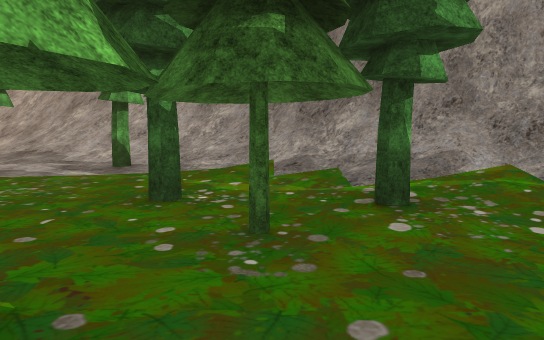
view 1 (above)

24 first-person views from a walk through a 3-D level made in the Unity game engine. The camera is 1.4 m above the floor, tilts 6° down and sees 75° across. The floor is counted in squares, 2 m on a side. Each view is taken from the middle of a square. On the plan, view 1 faces up. The plan holds only what a view shows up to about 11 squares ahead; the rest is blank. The place goes on beyond the plan. Some surface patterns are stand-ins.

view 2
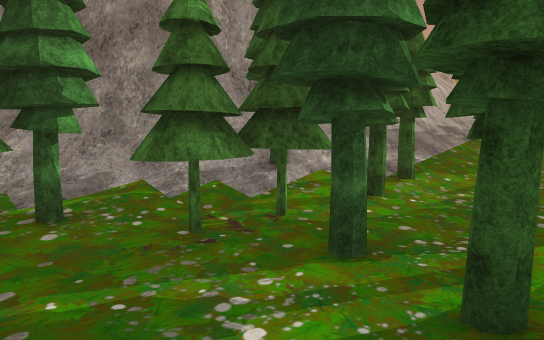

view 3
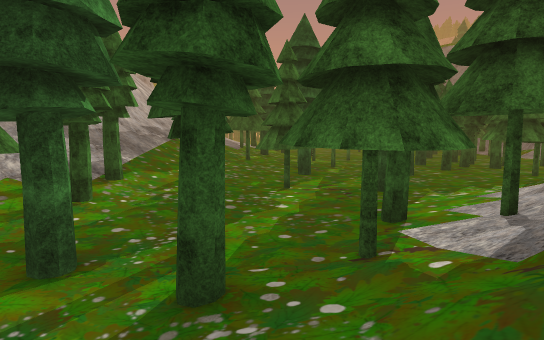

view 4
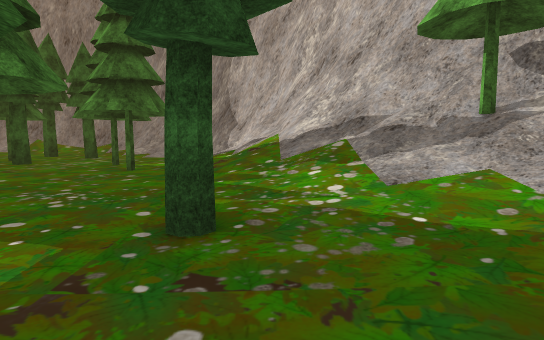

view 5
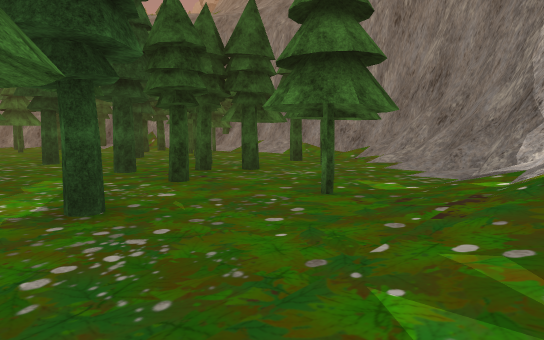

view 6
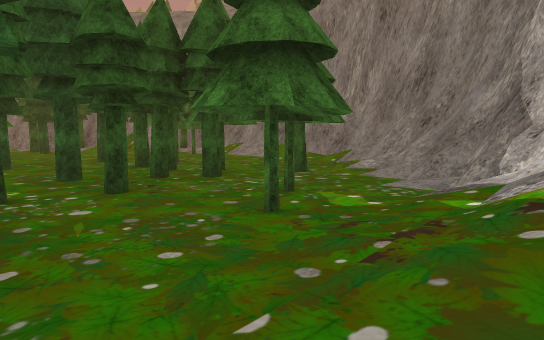

view 7
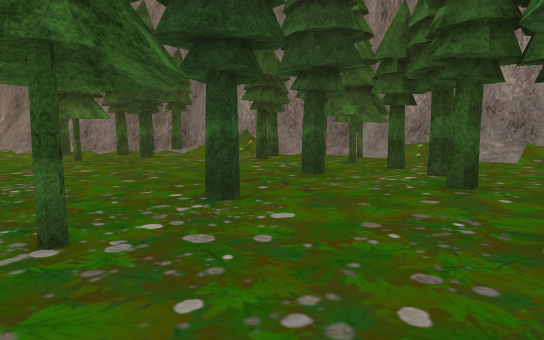

view 8
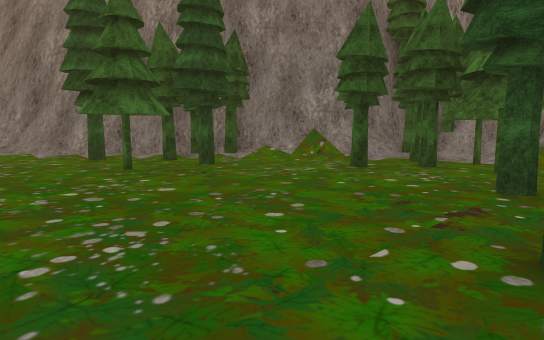

view 9
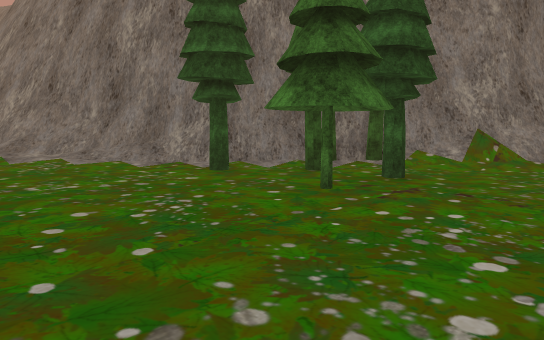

view 10
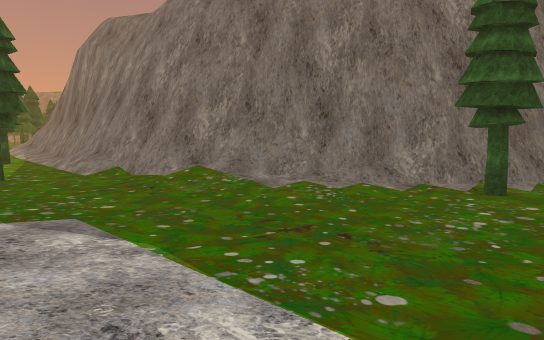

view 11
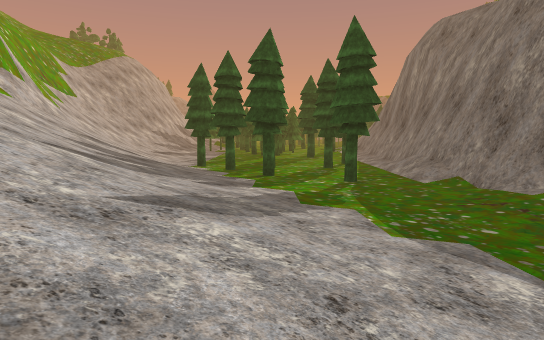

view 12
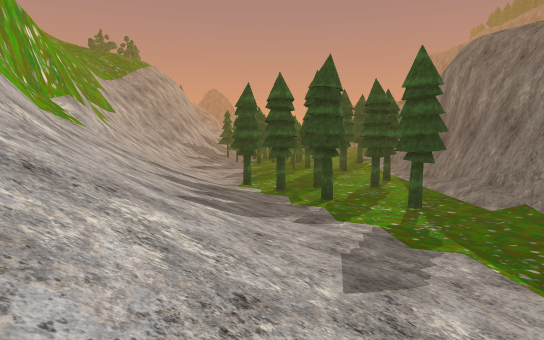

view 13
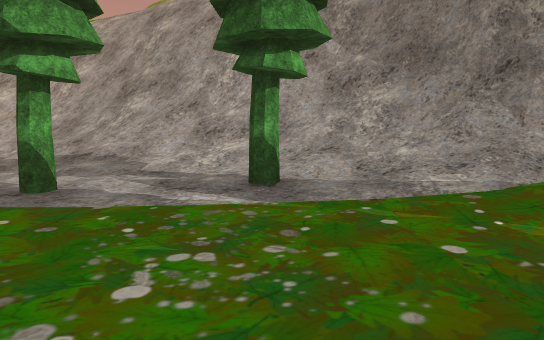

view 14
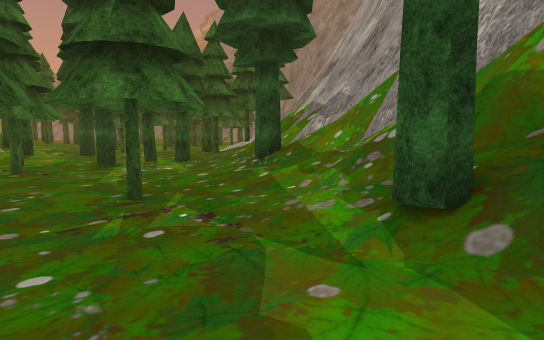

view 15
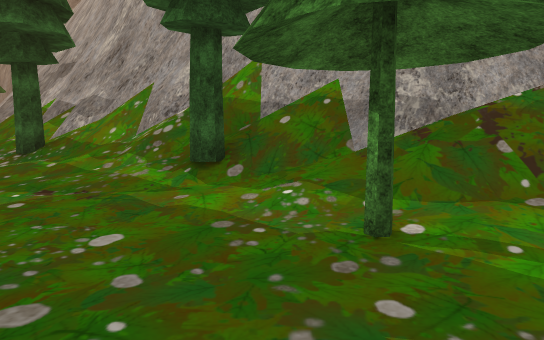

view 16
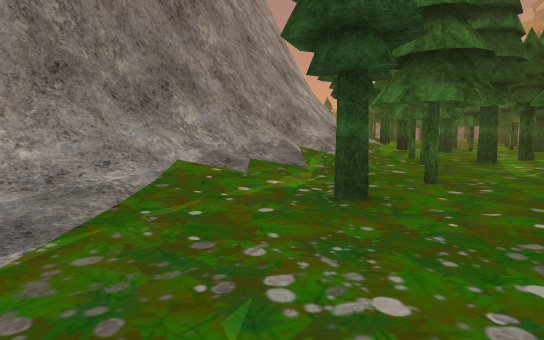

view 17
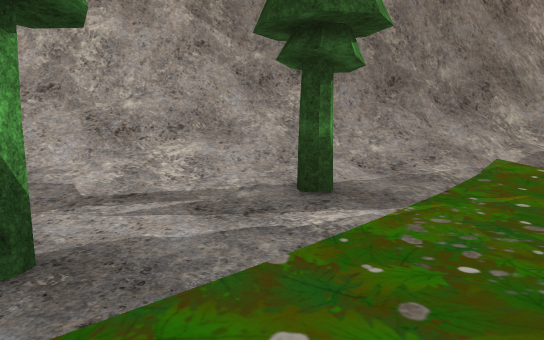

view 18
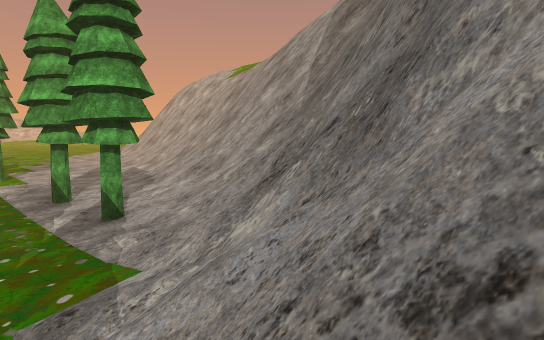

view 19
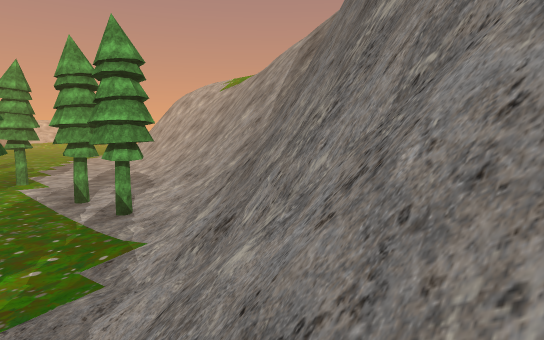

view 20
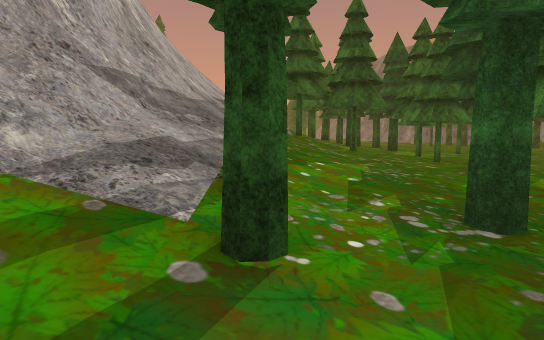

view 21
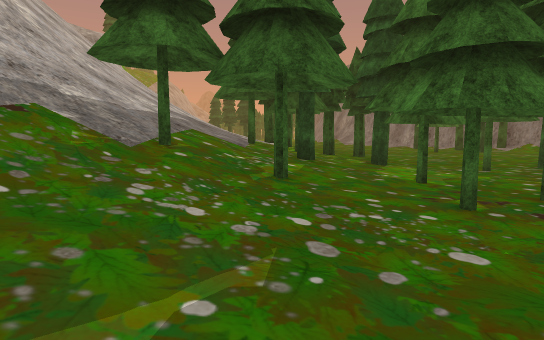

view 22
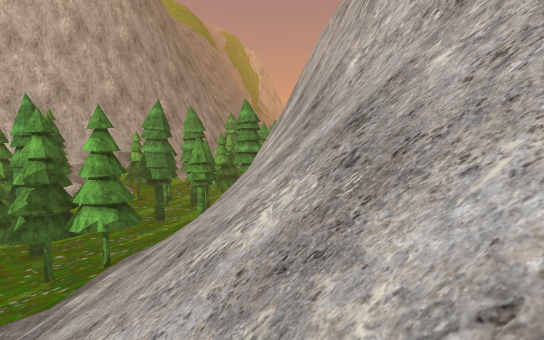

view 23
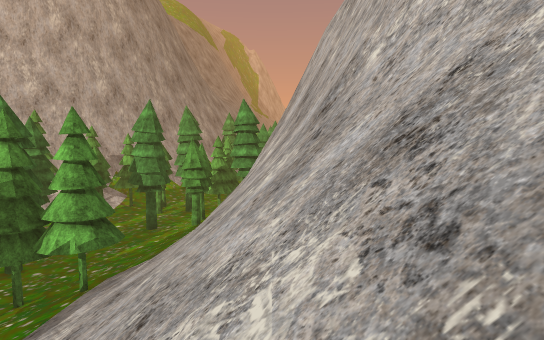

view 24
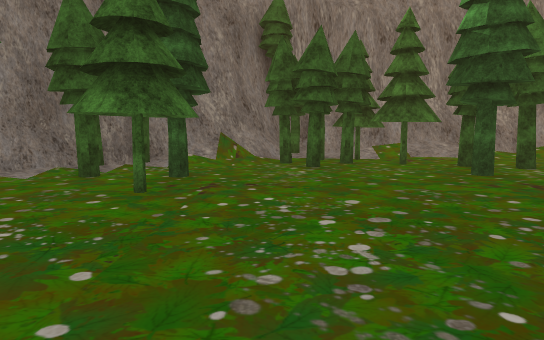

### Floor plan
Key: @ floor where view 1 was taken; # wall or solid block; . main floor; : floor 0.75 m higher than the main floor; / step, stairs or slope; = window, fence, low wall or low ledge; v drop or lower ground; T tree; O other object.
Columns run from 6 left of view 1 to 37 right of it. Each row starts with its distance up from view 1.
 14 vvv
 13 ##vvvv
 12 /###vv
 11 //=####
 10 /////##                                  ###
  9 .////=##                                ##/#
  8 ...///### v                           ###///
  7 T..T.//####                          ///////
  6 ......///###      vvvv ##          /////////
  5 .......///###    vv  ###///       //////////
  4 .....T.T.///#####  ###//////     ///////////
  3 T.....T.../T///#####///////     ////////::..
  2 //......T.T////////////////      /////::....
  1 #/T/.T......TT/////T///////     ////::......
  0 ##=//.@..T.......//////T//     : ::.........
 -1  ###/T/..TT.T......T.:::/:      ...........T
 -2    ##=//......T.......T.T.     .............
 -3     ###//T.......TT.T..T.T. .  .............
 -4      ###///T..T....T..T..OT.................
 -5        #=T//....T......................./###
 -6        ##=///....TT...TT............../###
 -7         ##T//..........T.............###
 -8          ###//....T.T.........T..T..##
 -9           ###/..T..T..............###
-10            ###/.T..TTT..T.....TT.##
-11             ##/.....T.T........TT#
-12              ##/..T....T.T.T...###
-13               #//...T.....TTT###

Positions as (right, up) in squares from view 1, and headings:
1: (0, 0), facing up
2: (0, -2), facing up-right
3: (0, -2), facing right
4: (7, -2), facing down
5: (7, -5), facing down-right
6: (7, -6), facing down-right
7: (14, -5), facing down-right
8: (17, -5), facing down-right
9: (21, -4), facing down-right
10: (25, 0), facing down-right
11: (26, 1), facing right
12: (26, 3), facing right
13: (-3, 3), facing up
14: (-5, 3), facing down-right
15: (-5, 5), facing down
16: (-5, 5), facing right
17: (-6, 5), facing up-right
18: (3, 5), facing up-left
19: (5, 4), facing up-left
20: (4, 1), facing right
21: (9, -1), facing right
22: (21, 4), facing left
23: (20, 4), facing left
24: (22, -3), facing down
